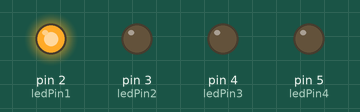
Recording of a sketch running on a simulated Arduino Uno, built with avr-gcc and run on an emulated ATmega328P. On the bench: output pins drawn as LEDs (lit = HIGH).

Above: at 0.12 s.
At 0.87 s:
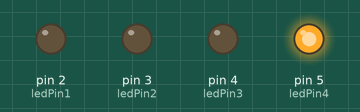
At 1.12 s:
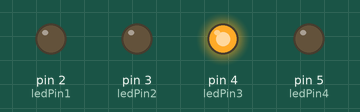
At 2.87 s:
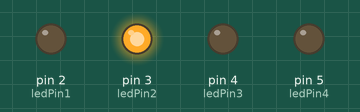
Timing chart, 0 to 3.5 s (numbered marks = the images above):
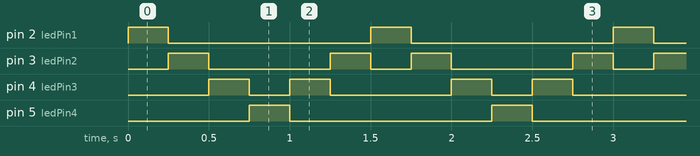

Measured:
- by itself, pin 2 (ledPin1), pin 5 (ledPin4): alternates HIGH for 0.25 s and LOW for 1.3 s
- by itself, pin 3 (ledPin2): repeats every 1.5 s: LOW 0.75 s, HIGH 0.25 s, LOW 0.25 s, HIGH 0.25 s
- by itself, pin 4 (ledPin3): repeats every 1.5 s: LOW 0.25 s, HIGH 0.25 s, LOW 0.75 s, HIGH 0.25 s

The sketch:

2LED.ino
```cpp
const int ledPin1 = 2; // Pin LED Merah
const int ledPin2 = 3; // Pin LED Kuning
const int ledPin3 = 4; // Pin LED Biru
const int ledPin4 = 5;

void setup() {
  pinMode(ledPin1, OUTPUT);
  pinMode(ledPin2, OUTPUT);
  pinMode(ledPin3, OUTPUT);
  pinMode(ledPin4, OUTPUT);
}

void loop() {
  digitalWrite(ledPin1, HIGH); // Menghidupkan LED pertama
  digitalWrite(ledPin2, LOW); // Mematikan LED kedua
  digitalWrite(ledPin3, LOW); // Mematikan LED ketiga
  digitalWrite(ledPin4, LOW); // Mematikan LED keempat
  delay(250); // Delay selama 500 ms

  digitalWrite(ledPin1, LOW); // Mematikan LED pertama
  digitalWrite(ledPin2, HIGH); // Menghidupkan LED kedua
  digitalWrite(ledPin3, LOW); // Mematikan LED ketiga
  digitalWrite(ledPin4, LOW); // Mematikan LED keempat
  delay(250); // Delay selama 500 ms

  digitalWrite(ledPin1, LOW); // Mematikan LED pertama
  digitalWrite(ledPin2, LOW); // Mematikan LED kedua
  digitalWrite(ledPin3, HIGH); // Menghidupkan LED ketiga
  digitalWrite(ledPin4, LOW); // Mematikan LED keempat
  delay(250); // Delay selama 500 ms

  digitalWrite(ledPin1, LOW); // Mematikan LED pertama
  digitalWrite(ledPin2, LOW); // Mematikan LED kedua
  digitalWrite(ledPin3, LOW); // Menghidupkan LED ketiga
  digitalWrite(ledPin4, HIGH); // Mematikan LED keempat
  delay(250); // Delay selama 500 ms

  digitalWrite(ledPin1, LOW); // Mematikan LED pertama
  digitalWrite(ledPin2, LOW); // Mematikan LED kedua
  digitalWrite(ledPin3, HIGH); // Menghidupkan LED ketiga
  digitalWrite(ledPin4, LOW); // Mematikan LED keempat
  delay(250); // Delay selama 500 ms

  digitalWrite(ledPin1, LOW); // Mematikan LED pertama
  digitalWrite(ledPin2, HIGH); // Menghidupkan LED kedua
  digitalWrite(ledPin3, LOW); // Mematikan LED ketiga
  digitalWrite(ledPin4, LOW); // Mematikan LED keempat
  delay(250); // Delay selama 500 ms
}
```
